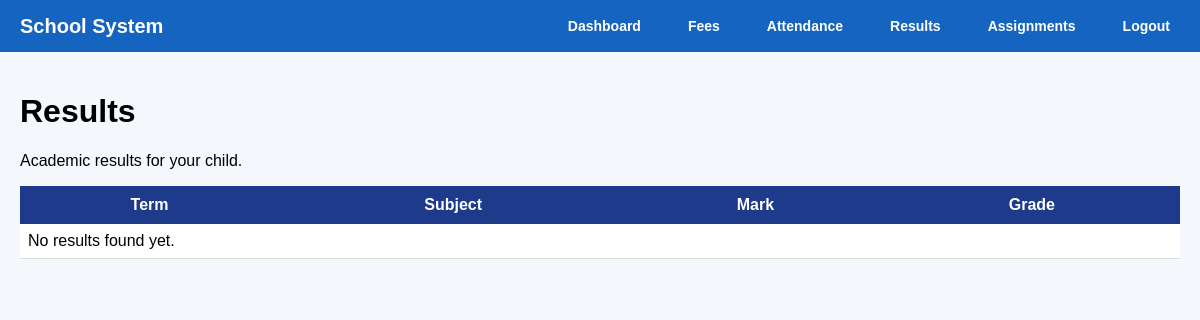
/parent_results (signed in), run on an earlier commit of the app's database.
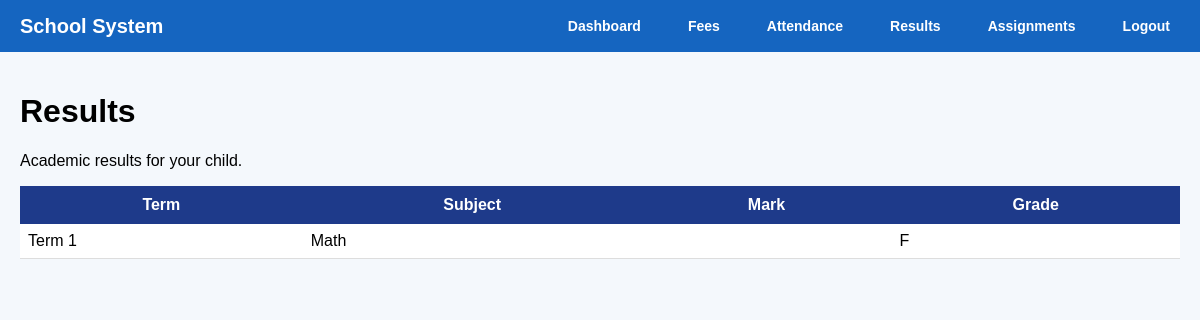
And on a later commit of the database.
### tables this page shows
CREATE TABLE results (
            id INTEGER PRIMARY KEY AUTOINCREMENT,
            student_id INTEGER,
            subject_id INTEGER,
            class_id INTEGER,
            marks REAL,
            term TEXT, class_name TEXT, subject TEXT, grade TEXT,
            FOREIGN KEY (student_id) REFERENCES students(id),
            FOREIGN KEY (subject_id) REFERENCES subjects(id),
            FOREIGN KEY (class_id) REFERENCES classes(id)
        );

### app.py (the view)
@app.route("/parent_results")
@login_required
@roles_required("parent")
def parent_results():
    conn = get_db()
    cursor = conn.cursor()
    try:
        cursor.execute("""
            SELECT r.*, s.first_name, s.last_name
            FROM results r
            JOIN guardians g ON r.student_id = g.student_id
            JOIN students s ON s.id = r.student_id
            WHERE g.parent_user_id = ?
            ORDER BY r.term, r.subject
        """, (session["user_id"],))
        result_records = cursor.fetchall()
    except Exception:
        result_records = []
    conn.close()
    return render_template("parent_results.html", result_records=result_records)

### app.py (called while the page is built)
def get_db():
    conn = sqlite3.connect("school.db")
    conn.row_factory = sqlite3.Row
    return conn

def login_required(f):
    @wraps(f)
    def wrapper(*args, **kwargs):
        if "user_id" not in session:
            flash("Please log in first.", "warning")
            return redirect(url_for("login"))
        return f(*args, **kwargs)
    return wrapper

def roles_required(*allowed_roles):
    def decorator(f):
        @wraps(f)
        def wrapper(*args, **kwargs):
            if "user_id" not in session:
                flash("Please log in first.", "warning")
                return redirect(url_for("login"))
            if session.get("role") not in allowed_roles:
                flash("You are not allowed to access that page.", "danger")
                return redirect(url_for("dashboard"))
            return f(*args, **kwargs)
        return wrapper
    return decorator

### templates/parent_results.html (shortened to what this page needs)
{% extends "base.html" %}
{% block content %}
<h1 class="page-title">Results</h1>
<p class="page-subtitle">Academic results for your child.</p>
<div class="card">
    <div class="table-wrapper">
        <table>
            <thead>
                <tr>
                    <th>Term</th>
                    <th>Subject</th>
                    <th>Mark</th>
                    <th>Grade</th>
                </tr>
            </thead>
            <tbody>
                {% for result in result_records %}
                <tr>
                    <td>{{ result.term or '-' }}</td>
                    <td>{{ result.subject }}</td>
                    <td>{{ result.mark }}</td>
                    <td>{{ result.grade or '-' }}</td>
                </tr>
                {% else %}
                <tr>
                    <td colspan="4">No results found yet.</td>
                </tr>
                {% endfor %}
            </tbody>
        </table>
    </div>
</div>
{% endblock %}

What changed in the data, as far as the page shows it:
added results: term "Term 1", subject "Math", grade "F"
Also different on the page:
text no longer shown: "No results found yet."
